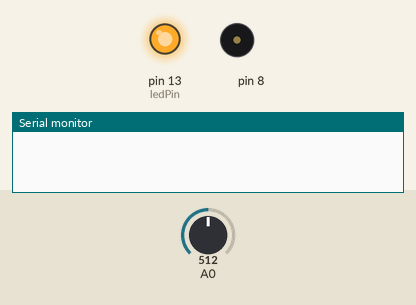
Recording of a sketch running on a simulated Arduino Uno, built with avr-gcc and run on an emulated ATmega328P. Shown: output pins drawn as LEDs (lit = HIGH), buzzer (waves = sounding), the last lines printed to the serial monitor. The test bench sets the inputs (shaded band); at power-on: A0 = 512.

Above: at 0.1 s.
At 5.1 s:
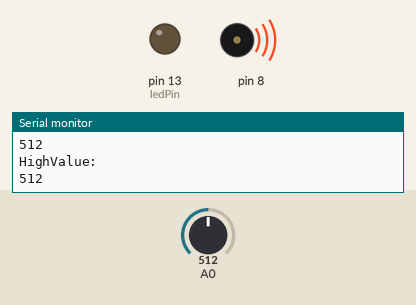
Timing chart, 0 to 6.6 s (numbered marks = the images above):
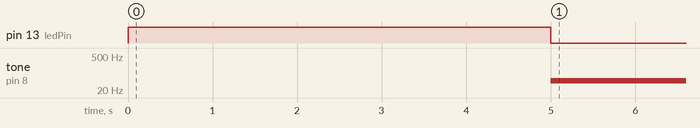

Measured:
- by itself, tone on pin 8: silent → 49 Hz at 5.0 s

The sketch:

SoundTheremin.ino
```cpp
int sensorValue;
int sensorLow = 1023;
int sensorHigh = 0;

const int ledPin = 13;

void setup() {
  pinMode(ledPin, OUTPUT);
  digitalWrite(ledPin, HIGH);
  Serial.begin(9600);

  while (millis() < 5000 ){ // move hand up and down, change to conditions
    sensorValue = analogRead(A0);
    if(sensorValue > sensorHigh){
      sensorHigh = sensorValue;
    }
    if(sensorValue < sensorLow){
      sensorLow = sensorValue;
    }
  }
  digitalWrite(ledPin,LOW); // turn off the LED
  Serial.println("LowValue: ");
  Serial.println(sensorLow);
  Serial.println("HighValue: ");
  Serial.print(sensorHigh);
}

void loop() {
  sensorValue = analogRead(A0);
  int pitch = map(sensorValue,sensorLow,sensorHigh,50,4000);
  tone(8,pitch,20);
  delay(10); // reduce noise, did not work, only update freq
} 
```
